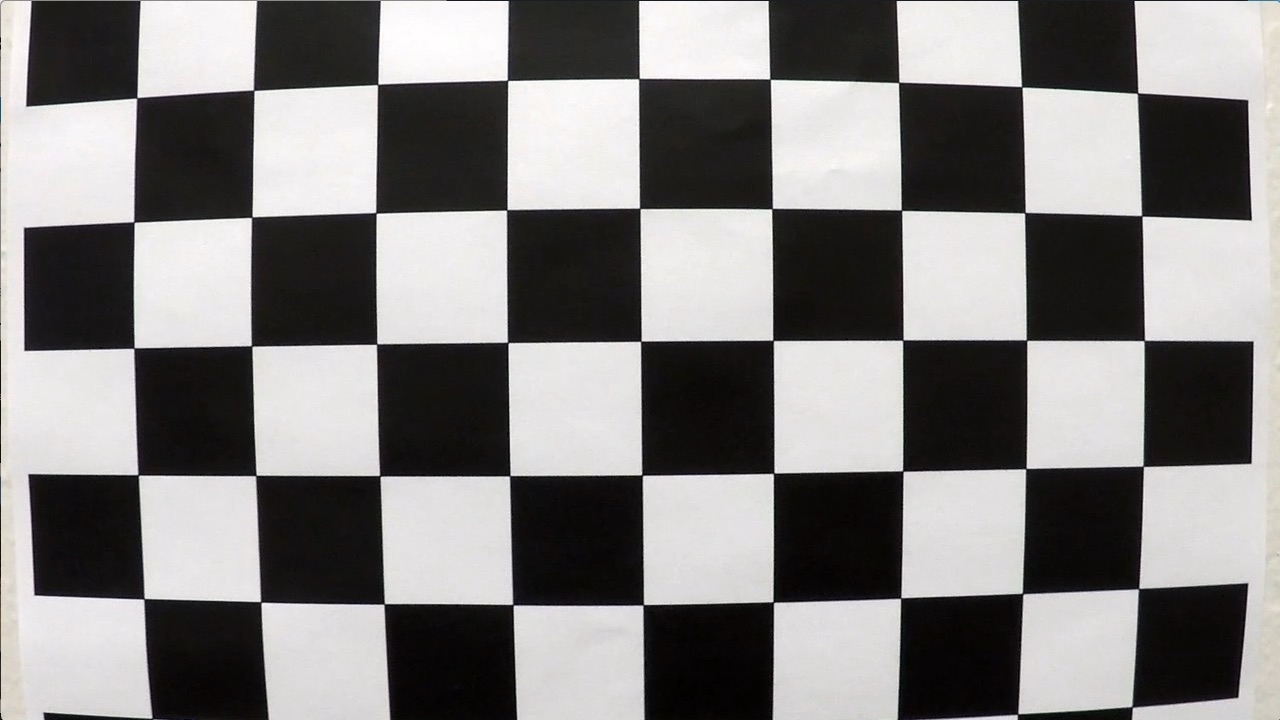
#> input picture camera_cal/calibration1.jpg, 1280 x 720 px; its folder holds 5 pictures in this run
$ python calCamera.py
#> lines starting #> are read from the running program, lines starting #| are printed output that depends on the picture; after the words box and inside, x2 and y2 are one past the last pixel; in counts of white or black regions, pixels touching at a corner belong together
import numpy as np
import cv2
import glob
import pickle

chessBoardSize = (9,6)

# prepare object points, like (0,0,0), (1,0,0), (2,0,0) ....,(6,5,0)
objp = np.zeros((chessBoardSize[0]*chessBoardSize[1],3), np.float32)
objp[:,:2] = np.mgrid[0:chessBoardSize[0], 0:chessBoardSize[1]].T.reshape(-1,2)

# Arrays to store object points and image points from all the images.
objpoints = [] # 3d points in real world space
imgpoints = [] # 2d points in image plane.

# Make a list of calibration images
images = glob.glob('../camera_cal/*.jpg')


# Step through the list and search for chessboard corners
for idx, fname in enumerate(images):
    img = cv2.imread(fname)
#> img is the input picture: shape (720, 1280, 3); mean B, G, R 127.8, 128.4, 130.1
    gray = cv2.cvtColor(img, cv2.COLOR_BGR2GRAY)

    # Find the chessboard corners
    ret, corners = cv2.findChessboardCorners(gray, chessBoardSize, None)
#> ret = False; corners = None

    # If found, add object points, image points
    if ret == True:
        objpoints.append(objp)
        imgpoints.append(corners)

        # Draw and display the corners
        cv2.drawChessboardCorners(img, chessBoardSize, corners, ret)
        #write_name = 'corners_found'+str(idx)+'.jpg'
        #cv2.imwrite(write_name, img)
        cv2.imshow('img', img)
        cv2.waitKey(500)
#> pass 2 of the loop `for idx, fname in enumerate(images):`:
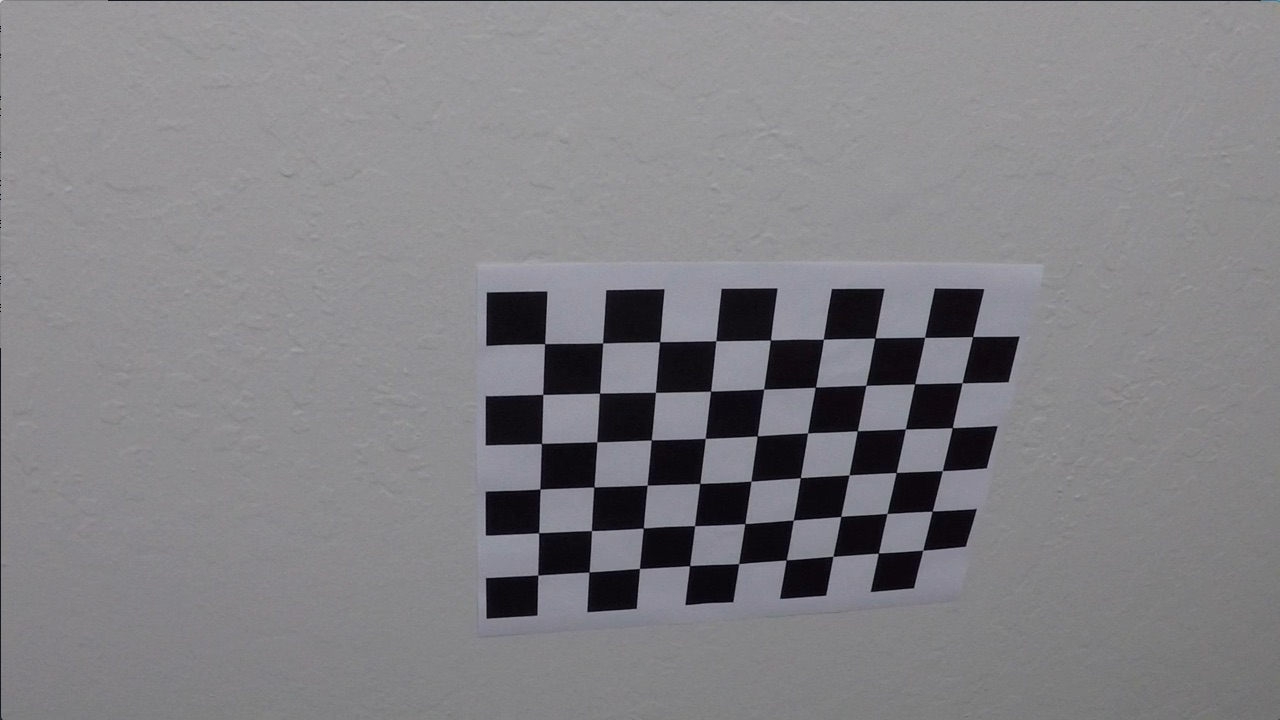
#> input picture camera_cal/calibration10.jpg, 1280 x 720 px
#> img is the input picture: shape (720, 1280, 3); mean B, G, R 133.1, 129.4, 130.2
#> ret = True; corners = 54 rows, first 8: [545.3, 343.1], [602.7, 342.8], [660.1, 341.3], [715.8, 340.7], [770.6, 340], [823.5, 339.2], [874.3, 338.5], [925.1, 337.4]
#> `cv2.drawChessboardCorners(img, chessBoardSize, corners, ret)`:
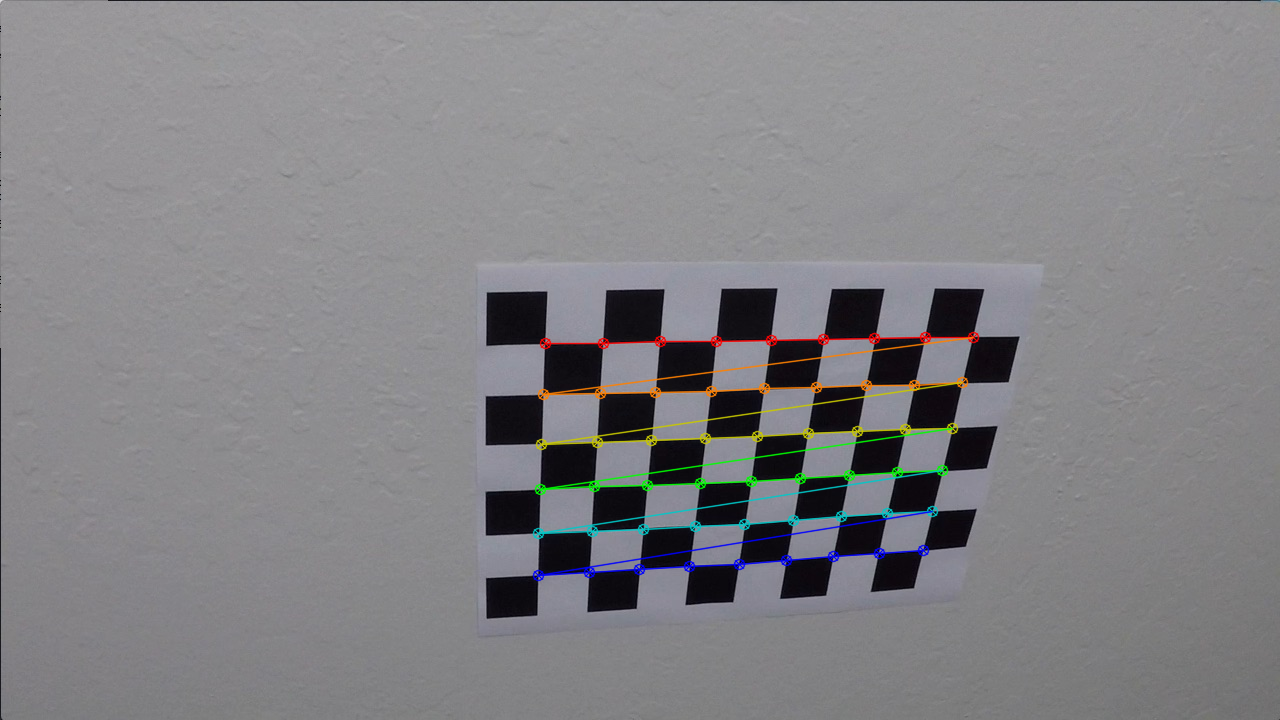
#> img: shape (720, 1280, 3); 1.91% of pixels changed, all inside (x1, y1, x2, y2) = (532, 331, 980, 582)
#> pass 3 of the loop `for idx, fname in enumerate(images):`:
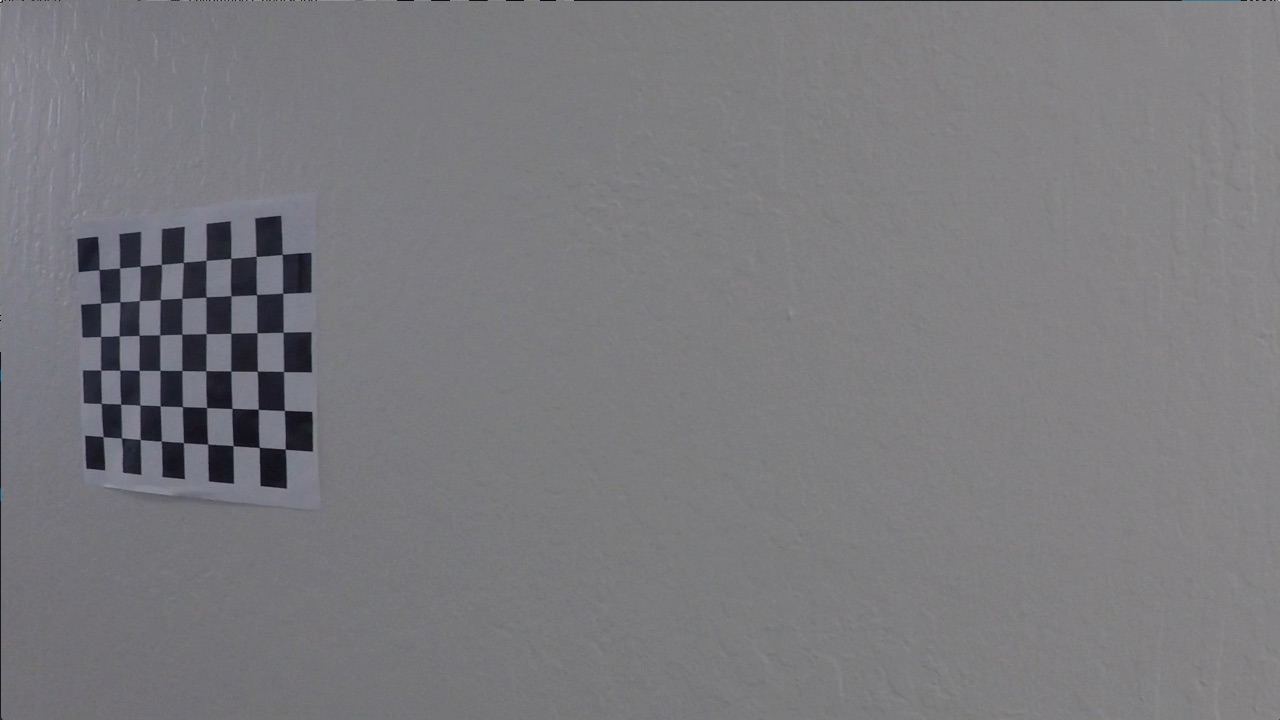
#> input picture camera_cal/calibration11.jpg, 1280 x 720 px
#> img is the input picture: shape (720, 1280, 3); mean B, G, R 125.2, 121.7, 122.2
#> corners = 54 rows, first 8: [99.22, 269.6], [119.6, 268], [140.1, 266.1], [161.3, 264.5], [183.3, 262.5], [206.1, 260.3], [230.7, 258.2], [256.2, 256.3]
#> `cv2.drawChessboardCorners(img, chessBoardSize, corners, ret)`:
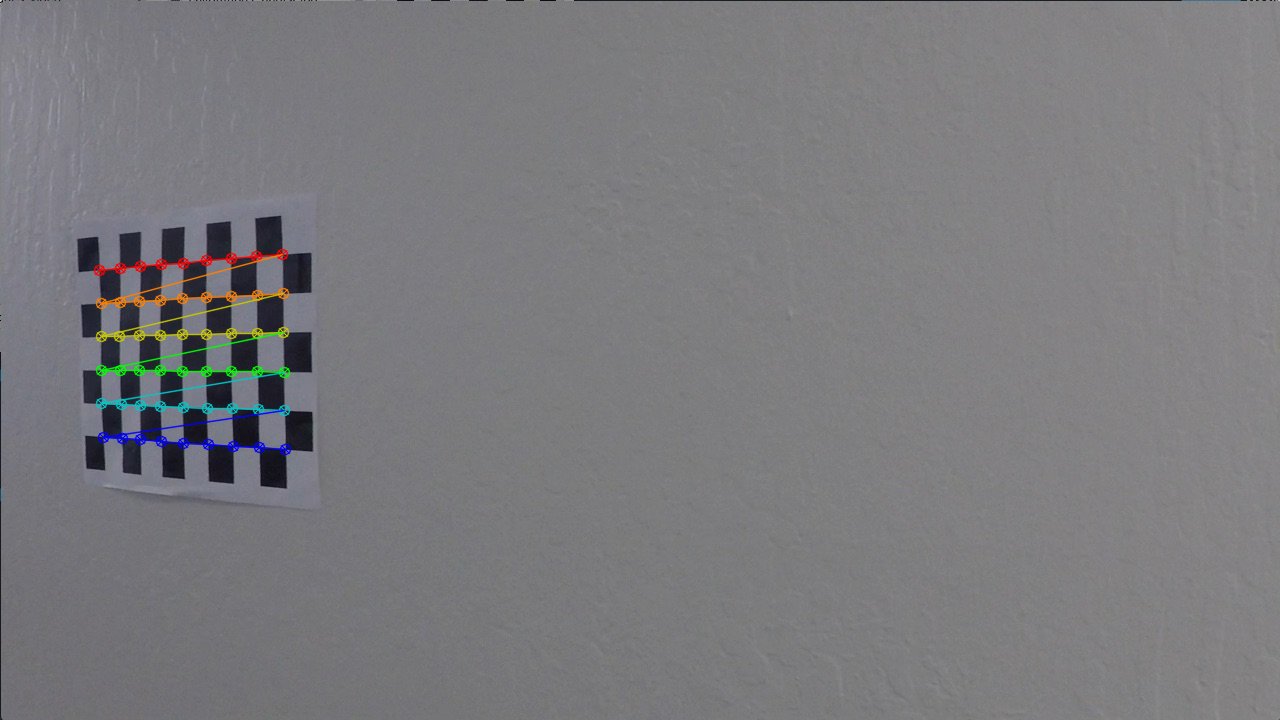
#> img: shape (720, 1280, 3); 1.11% of pixels changed, all inside (x1, y1, x2, y2) = (93, 248, 292, 456)
#> the loop made 5 passes; the first 3 are shown

cv2.destroyAllWindows()


# Test undistortion on an image
img = cv2.imread('../camera_cal/calibration5.jpg')
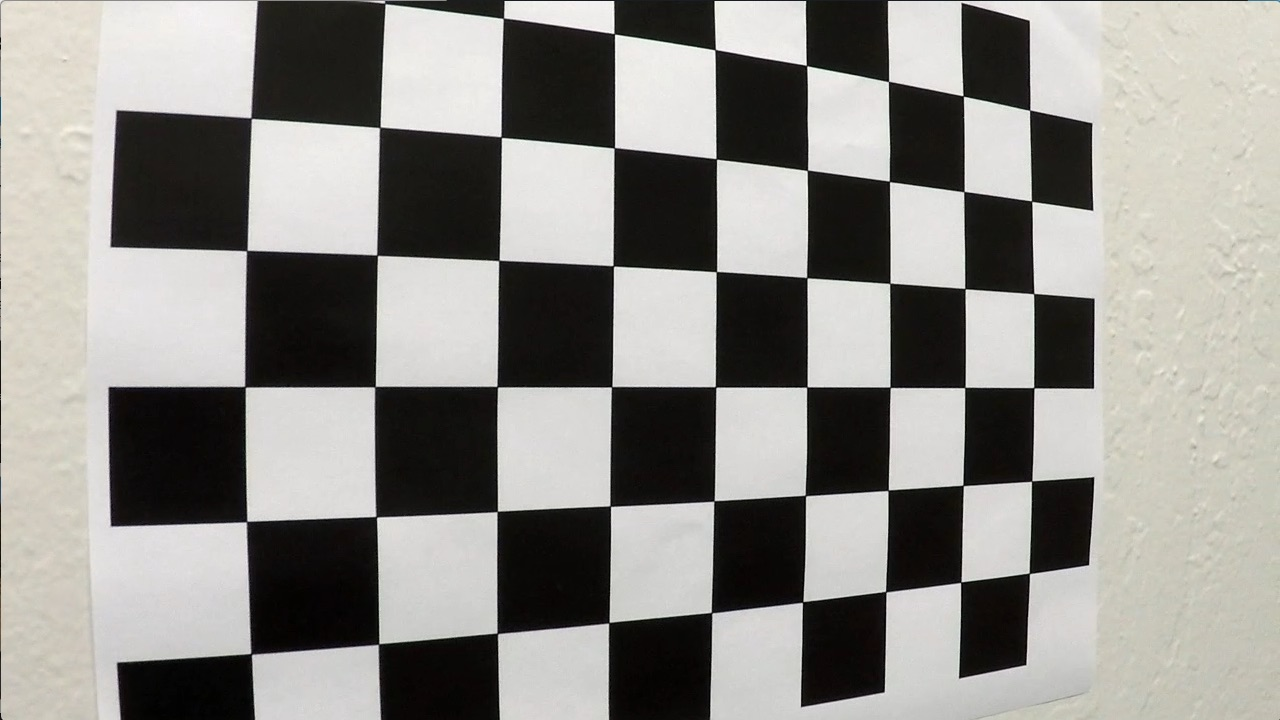
#> input picture camera_cal/calibration5.jpg, 1280 x 720 px
#> img is the input picture: shape (720, 1280, 3); mean B, G, R 137.3, 141.5, 143.1
img_size = (img.shape[1], img.shape[0])
#> img_size = (1280, 720)

# Do camera calibration given object points and image points
ret, mtx, dist, rvecs, tvecs = cv2.calibrateCamera(objpoints, imgpoints, img_size,None,None)


dst = cv2.undistort(img, mtx, dist, None, mtx)
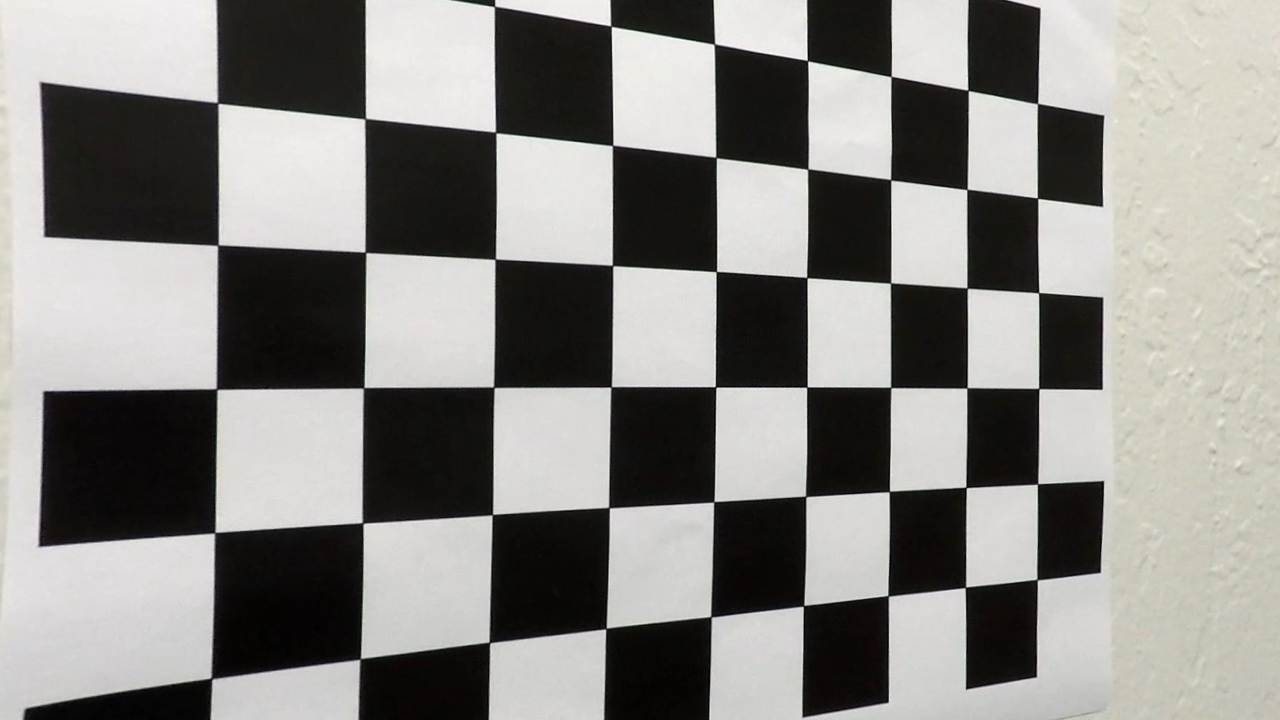
#> dst: shape (720, 1280, 3); mean B, G, R 132.6, 136, 137.4
cv2.imwrite('../camera_cal/test_undist.jpg',dst)

# Save the camera calibration result for later use (we won't worry about rvecs / tvecs)
dist_pickle = {}
dist_pickle["mtx"] = mtx
dist_pickle["dist"] = dist
pickle.dump( dist_pickle, open( "../camera_cal/dist_pickle.p", "wb" ) )
